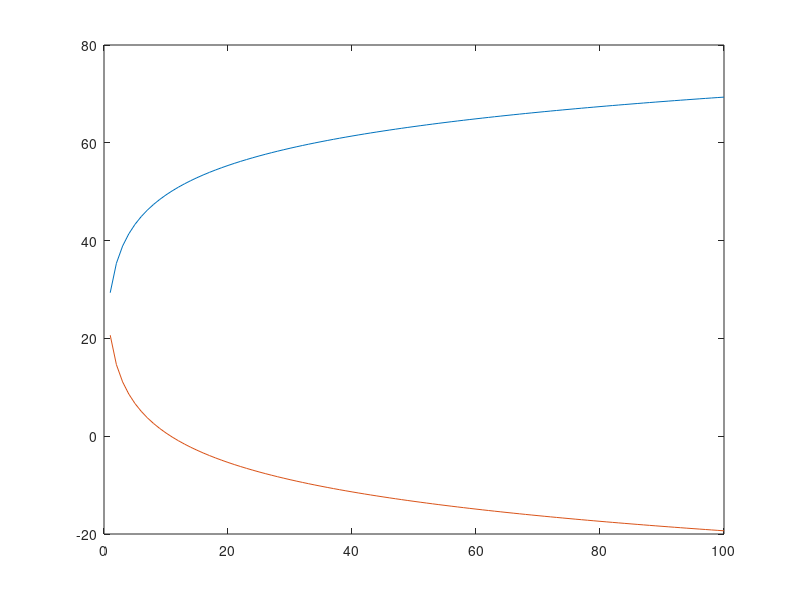

Here is the MATLAB script that generated this plot:
clear
T = 100;
TdB = 10*log10(1000*T)
for d = 1:1:100
    FSPL(d) = (4*pi*d*700*10^6/(3*10^8))^2;
    FSPLdB(d) = 10*log10(FSPL(d));
    Pr(d) = TdB-FSPLdB(d);
end
figure
plot(FSPLdB)
hold on
plot(Pr)